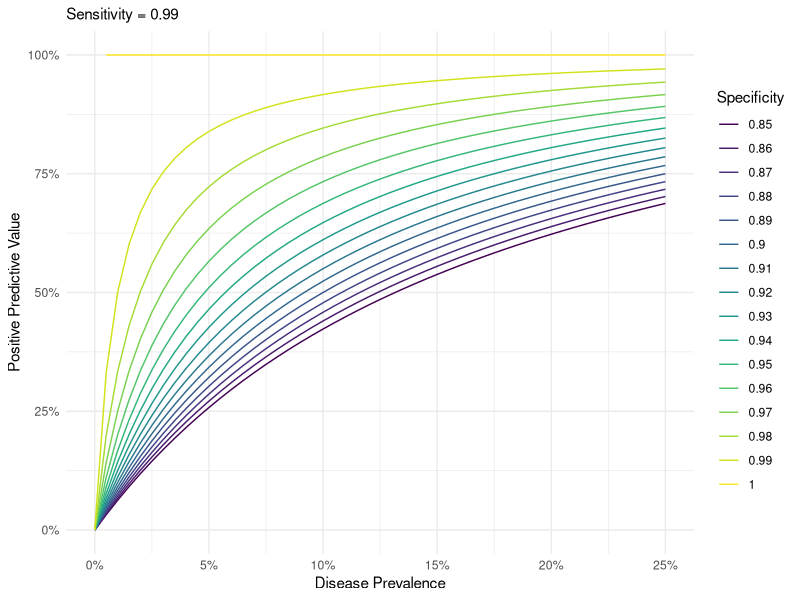
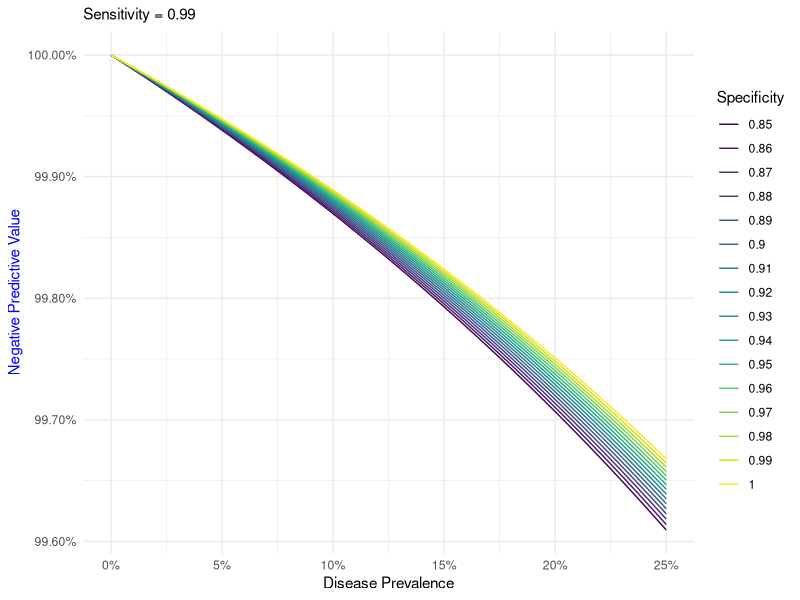
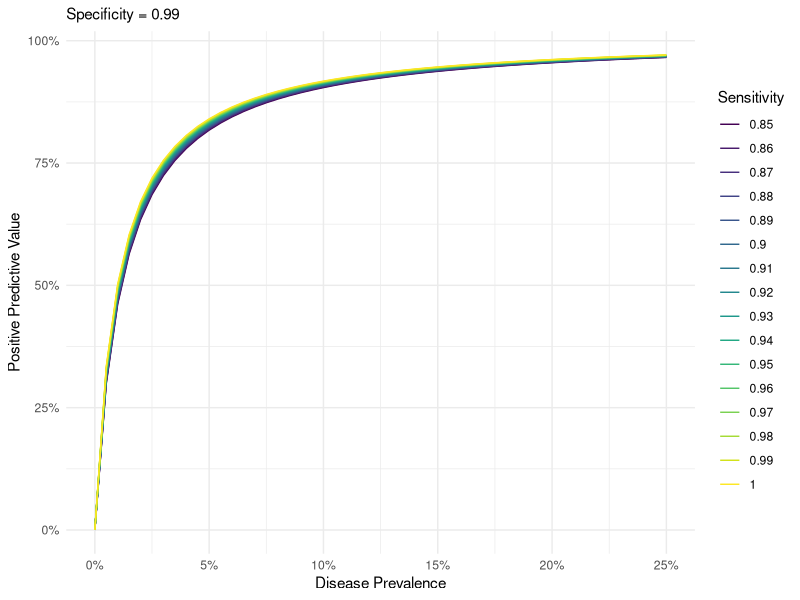
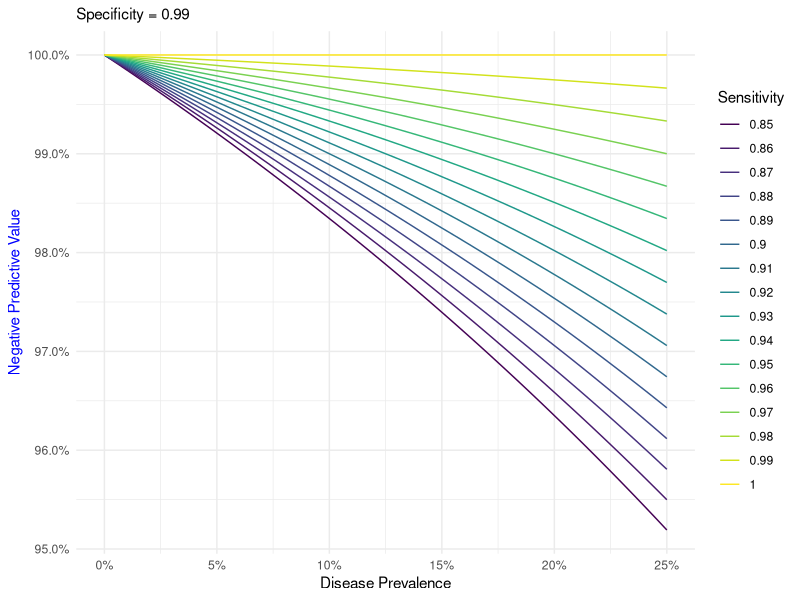
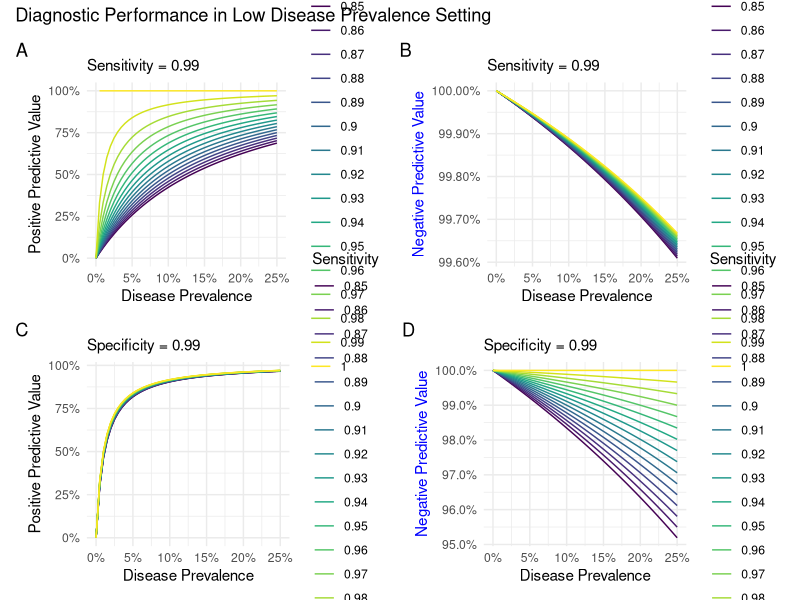

These charts were generated, in order, by the following R code:
## ---- chunk 1
knitr::opts_chunk$set(echo = TRUE)
library(dplyr)
library(ggplot2)
library(tidyr)
library(patchwork)
## ---- chunk 2
# positive predictive value
# p = disease prevelance
# sens = sensitivity
# spec = specificity

ppv <- function(sens, spec, p) {
  (sens * p) / ((sens * p) + ((1-spec) * (1-p)))
}

# negative predictive value
npv <- function(sens, spec, p) {
  (spec * (1 - p)) / (((1-sens) * p) + (spec * (1-p)))
}

## ---- chunk 3
# ppv vary spec and p
sens <- 0.99
spec <- seq(0.85, 1, by = 0.01)
p <- seq(0,0.25, by = 0.005)

output <- vector("list", length = length(spec))
for (i in seq_along(spec)) {
  output[[i]] <- sapply(p, ppv, spec = spec[[i]], sens = sens)
}
names(output) <- spec
df <- bind_rows(output) %>%
  mutate(p = p)

p1 <- df %>%
  gather(key = "spec", value = "ppv", -p) %>%
  ggplot(aes(x = p, y = ppv, color = spec)) +
  geom_line() +
  theme_minimal() +
  scale_y_continuous(labels = scales::percent) +
  scale_x_continuous(labels = scales::percent) +
  scale_color_viridis_d() +
  labs(x = "Disease Prevalence", y = "Positive Predictive Value", 
        subtitle = "Sensitivity = 0.99", color = "Specificity")

p1
## ---- chunk 4
#npv vary spec and pd
sens <- 0.99
spec <- seq(0.85, 1, by = 0.01)
p <- seq(0,0.25, by = 0.005)

output <- vector("list", length = length(spec))
for (i in seq_along(spec)) {
  output[[i]] <- sapply(p, npv, spec = spec[[i]], sens = sens)
}
names(output) <- spec
df <- bind_rows(output) %>%
  mutate(p = p)

p2 <- df %>%
  gather(key = "spec", value = "npv", -p) %>%
  ggplot(aes(x = p, y = npv, color = spec)) +
  geom_line() +
  theme_minimal() +
  scale_y_continuous(labels = scales::percent) + 
  scale_x_continuous(labels = scales::percent) +
  scale_color_viridis_d() +
  theme(axis.title.y = element_text(colour = "blue"))+
  labs(x = "Disease Prevalence", y = "Negative Predictive Value", 
        subtitle = "Sensitivity = 0.99", color = "Specificity")

p2
## ---- chunk 5
# ppv vary sens and p
sens <- seq(0.85, 1, by = 0.01)
spec <- 0.99
p <- seq(0,0.25, by = 0.005)

output <- vector("list", length = length(sens))
for (i in seq_along(sens)) {
  output[[i]] <- sapply(p, ppv, sens = sens[[i]], spec = spec)
}
names(output) <- sens
df <- bind_rows(output) %>% 
  mutate(p = p)

p3 <- df %>%
  gather(key = "sens", value = "ppv", -p) %>%
  ggplot(aes(x = p, y = ppv, color = sens)) +
  geom_line() +
  theme_minimal() +
  scale_y_continuous(labels = scales::percent) +
  scale_x_continuous(labels = scales::percent) +
  scale_color_viridis_d() +
  labs(x = "Disease Prevalence", y = "Positive Predictive Value", 
      subtitle = "Specificity = 0.99", color = "Sensitivity")

p3
## ---- chunk 6
# npv vary sens and p
sens <- seq(0.85, 1, by = 0.01)
spec <- 0.99
p <- seq(0,0.25, by = 0.005)

output <- vector("list", length = length(sens))
for (i in seq_along(sens)) {
  output[[i]] <- sapply(p, npv, sens = sens[[i]], spec = spec)
}
names(output) <- sens
df <- bind_rows(output) %>% 
  mutate(p = p)

p4 <- df%>%
  gather(key = "sens", value = "npv", -p) %>%
  ggplot(aes(x = p, y = npv, color = sens)) +
  geom_line() +
  theme_minimal() +
  theme(axis.title.y = element_text(colour = "blue"))+
  scale_y_continuous(labels = scales::percent) +
  scale_x_continuous(labels = scales::percent) +
  scale_color_viridis_d() +
  labs(x = "Disease Prevalence", y = "Negative Predictive Value", 
       subtitle = "Specificity = 0.99", color = "Sensitivity")

p4
## ---- chunk 7
p5 <- (p1 | p2) / (p3 | p4) +
  plot_annotation(title = "Diagnostic Performance in Low Disease Prevalence Setting",
                  tag_levels = "A") +
  geom_text()
ggsave("diag_perf_low_p.png", plot = p5, device = "png", width = 11, height = 11, units = "in")
